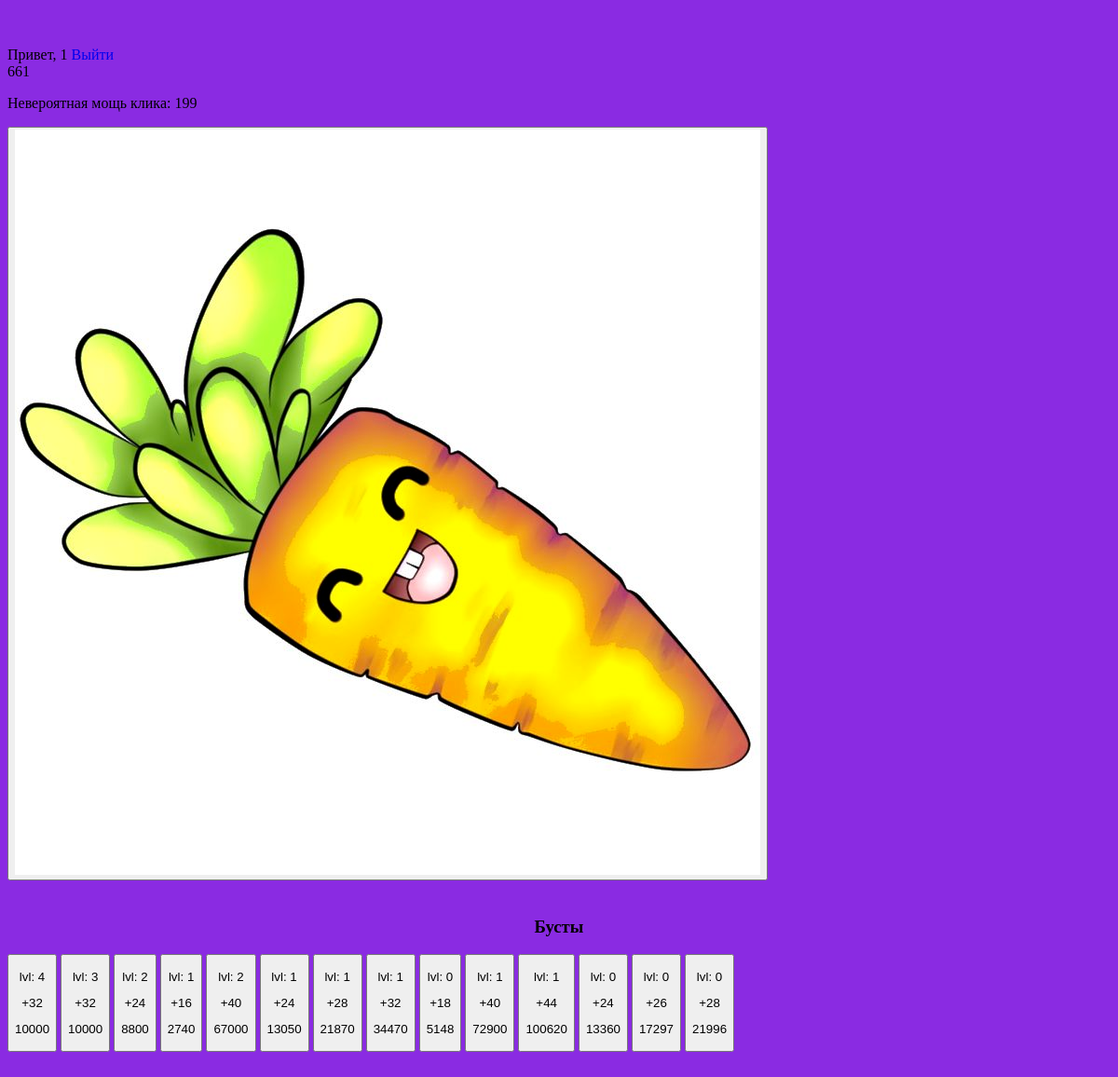
Page /app/ (signed in) on the earlier database version.
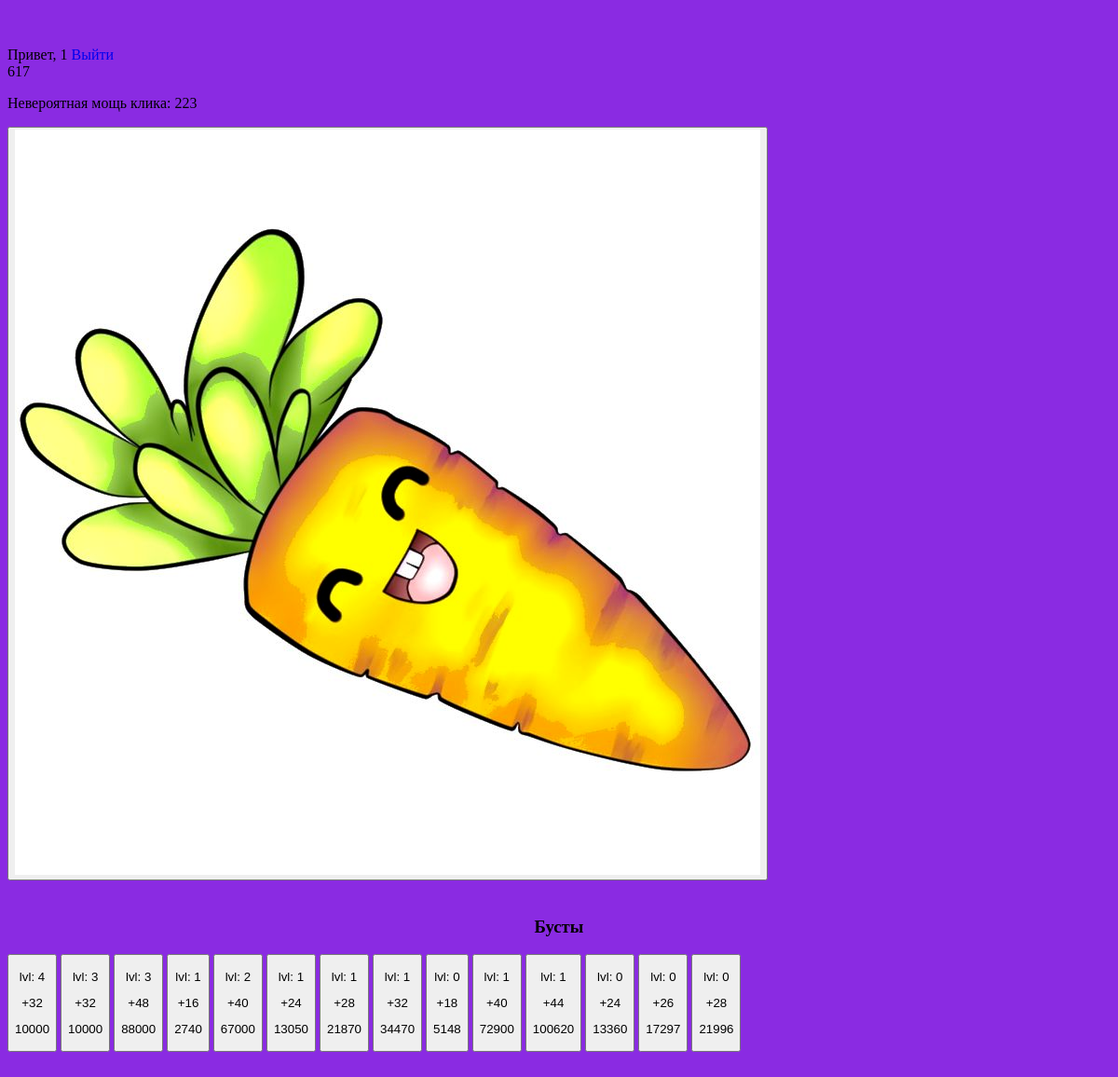
Same page on the later database version.
### backend/models.py (models this page shows, shortened)
class Core(models.Model):
    user = models.OneToOneField(User, null=False, on_delete=models.CASCADE)
    coins = models.IntegerField(default=0)
    click_power = models.IntegerField(default=1)
    level = models.IntegerField(default=1)

class Boost(models.Model):
    core = models.ForeignKey(Core, null=False, on_delete=models.CASCADE)
    lvl = models.IntegerField(default=0)
    price = models.IntegerField(default=10)
    power = models.IntegerField(default=1)

### myapp/views.py (the view)
# urls.py: path('', index, name='index'),
def index(request):
    coreModel = apps.get_model('backend', 'Core')
    boostsModel = apps.get_model('backend', 'Boost')
    core = get_object_or_404(coreModel, user=request.user)
    boosts = boostsModel.objects.filter(core=core)
    return render(request, 'index.html',
                  {'core': core,
                   'boosts': boosts,
                   })

### frontend/templates/index.html (shortened to what this page needs)
{% load static %}
<!DOCTYPE html>
<html lang="ru">
  <head>
      <link rel="stylesheet" href="{% static 'frontend/css/style.css' %}">
  </head>
  <body>
    <main class="app">
        <nav class="nav">
            Привет, {{user.username}}
            <a href="{% url 'logout' %}">Выйти</a>
        </nav>
        <div class="container">
            <div id='coins'>{{core.coins}}</div>
            <p>
                Невероятная мощь клика: <span id="click_power">{{ core.click_power }}</span>
            </p>
        </div>
        <div id="gamearea">
            <button id="morkovka" onclick="call_click()">
                    <img src="../static/frontend/photos/morkov.png" alt="morkovka">
            </button>
        </div>
        <aside class="boosts" id="boosts">
            <h3>Бусты</h3>
            <div class="boosts-holder" id="boosts-holder">
                {% for boost in boosts %}
                    <button class="boost" id="boost_{{boost.id}}" onclick="buy_boost({{boost.id}})">
                        <p>lvl: <span id="boost_level">{{boost.lvl}}</span></p>
                        <p>+<span id="boost_power">{{boost.power}}</span></p>
                        <p><span id="boost_price">{{boost.price}}</span></p>
                    </button>
                {% endfor %}
            </div>
        </aside>
    </main>
  </body>
</html>

Differences in the rows shown:
changed Core: coins "661" → "617"; click_power "199" → "223"
changed Boost (number 3 of 14 on the later page): lvl "2" → "3"; power "24" → "48"; price "8800" → "88000"
